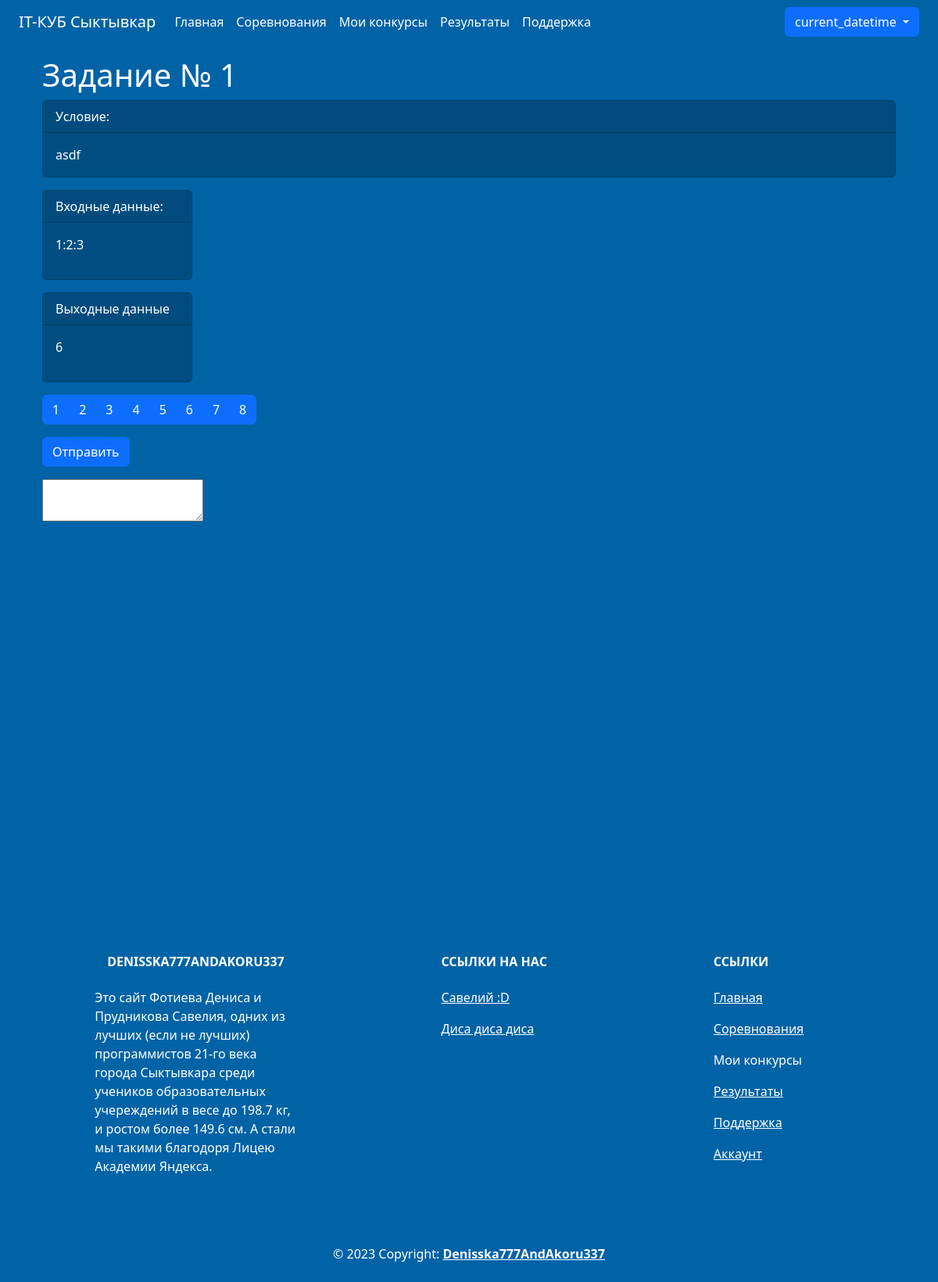
Screenshot of /contests/1/1 (signed in) with the database file from the repository.
### data/users.py (models this page shows, shortened)
class User(SqlAlchemyBase, UserMixin):
    __tablename__ = 'users'
    id = sqlalchemy.Column(sqlalchemy.Integer,
                           primary_key=True, autoincrement=True)
    login = sqlalchemy.Column(sqlalchemy.String, nullable=False)
    firstname = sqlalchemy.Column(sqlalchemy.String, nullable=False)
    surname = sqlalchemy.Column(sqlalchemy.String, nullable=False)
    patronymic = sqlalchemy.Column(sqlalchemy.String, nullable=False)
    job_title = sqlalchemy.Column(sqlalchemy.String, nullable=False)
    email = sqlalchemy.Column(sqlalchemy.String,
                              index=True, unique=True, nullable=False)
    hashed_password = sqlalchemy.Column(sqlalchemy.String, nullable=False)
    count_contests = sqlalchemy.Column(sqlalchemy.Integer, nullable=False, default=0)
    count_wins = sqlalchemy.Column(sqlalchemy.Integer, nullable=False, default=0)
    avatar = sqlalchemy.Column(sqlalchemy.String, nullable=True)
    created_date = sqlalchemy.Column(sqlalchemy.DateTime,
                                     default=datetime.now)

### data/tasks.py (models this page shows)
class Task(SqlAlchemyBase):
    __tablename__ = "tasks"
    id = sqlalchemy.Column(sqlalchemy.Integer,
                           primary_key=True, autoincrement=True)
    title = sqlalchemy.Column(sqlalchemy.String, nullable=False)
    description = sqlalchemy.Column(sqlalchemy.String, nullable=False)
    input = sqlalchemy.Column(sqlalchemy.String, nullable=False)
    output = sqlalchemy.Column(sqlalchemy.String, nullable=False)
    contest_id = sqlalchemy.Column(sqlalchemy.Integer,
                                   sqlalchemy.ForeignKey('contests.id'))
    author_id = sqlalchemy.Column(sqlalchemy.Integer, sqlalchemy.ForeignKey("teachers.user_id"))
    teacher = orm.relationship("Teacher")
    contests = orm.relationship('Contest')

### main.py (the view)
@app.route("/contests/<int:contest_id>/<int:task_id>")
@login_required
def contest_code(contest_id, task_id):
    db_sess = db_session.create_session()
    contest = db_sess.query(Contest).filter(Contest.id == contest_id).first()
    task = db_sess.query(Task).filter(Task.id == task_id).first()
    task_data = db_sess.query(Task).filter(Task.contest_id == contest_id).all()
    return render_template('contest_code.html',
                           title="Редактор кода",
                           contest=contest,
                           start_task=task,
                           tasks=task_data,
                           task_id=task_id)

### data/db_session.py (called while the page is built)
def create_session() -> Session:
    global __factory
    return __factory()

### main.py (called while the page is built)
@login_manager.user_loader
def load_user(user_id):
    db_sess = db_session.create_session()
    return db_sess.query(User).get(user_id)

### templates/contest_code.html (shortened to what this page needs)
{% extends "base.html" %}
{% block import %}
<link
        rel="stylesheet"
        href="https://cdnjs.cloudflare.com/ajax/libs/codemirror/5.25.0/codemirror.min.css"
/>
<link
        rel="stylesheet"
        href="https://cdnjs.cloudflare.com/ajax/libs/codemirror/5.63.3/theme/dracula.css"
/>
{% endblock %}
{% block content %}
<div class="container-fluid code-container mt-3">
    <div class="row mb-3 text-white">
        <div class="col">
            <h1>Задание № {{ task_id }}</h1>
            <div class="card card-background mb-3">
                <div class="card-header text-white">Условие:</div>
                <div class="card-body text-white">
                    <p class="card-text">{{ start_task.description }} </p>
                </div>
            </div>
            <div class="card card-background mb-3" style="width: 12rem;">
                <div class="card-header text-white">Входные данные:</div>
                <div class="card-body text-white">
                    {%for row in start_task.input.split("!!!")%}
                    <p>{{ row }}</p>
                    {%endfor%}
                </div>
            </div>
            <div class="card card-background mb-3" style="width: 12rem;">
                <div class="card-header text-white">Выходные данные</div>
                <div class="card-body text-white">
                    {%for row in start_task.output.split("!!!")%}
                    <p>{{ row }}</p>
                    {%endfor%}
                </div>
            </div>
            <div class="btn-toolbar" role="toolbar">
                <div class="btn-group me-2" role="group">
                    {% for task in tasks %}
                    <a href="{{ url_for('contest_code', contest_id=contest.id, task_id=task.id)}}"
                       class="btn btn-primary">{{ tasks.index(task) + 1}}</a>
                    {% endfor %}
                </div>
            </div>
        </div>
    </div>
    <div class="row mb-3">
        <div class="col-md-6">
            <button
                    id="run"
                    type="button"
                    onclick="evaluatePython()"
                    class="btn btn-primary"
            >
                Отправить
            </button>
        </div>
    </div>
    <div class="row codespace">
        <div class="col-md-6">
            <textarea id="code" name="code"></textarea>
        </div>
    </div>
</div>
{% endblock %}

### templates/base.html (shortened to what this page needs)
<!DOCTYPE html>
<html lang="ru">
<head>
    <link
            rel="stylesheet"
            href="https://stackpath.bootstrapcdn.com/bootstrap/4.4.1/css/bootstrap.min.css"
    />
    <link
            href="https://cdn.jsdelivr.net/npm/bootstrap@5.3.0-alpha3/dist/css/bootstrap.min.css"
            rel="stylesheet"
    />
    {% block import %} {% endblock %}
    <link rel="stylesheet" href="{{ url_for('static', filename='css/style.css') }}"/>
</head>
<body class="navbar-background">
<header class="container-fluid navbar-background">
    <nav class="navbar navbar-expand-lg navbar-background">
        <div class="container-fluid">
            <a class="navbar-brand text-white" href="{{ url_for('index') }}">IT-КУБ Сыктывкар</a>
            <div
                    class="collapse navbar-collapse justify-content-between"
                    id="navbarSupportedContent"
            >
                {% if current_user.is_authenticated %}
                <ul class="navbar-nav me-auto mb-2 mb-lg-0">
                    <li class="nav-item">
                        <a
                                class="nav-link active text-white"
                                aria-current="page"
                                href="{{ url_for('index') }}"
                        >Главная</a
                        >
                    </li>
                    <li class="nav-item">
                        <a class="nav-link text-white" href="{{ url_for('contests') }}">Соревнования</a>
                    </li>
                    {% if current_user.job_title == "teacher" %}
                    <li>
                        <a class="nav-link text-white" href="{{ url_for('contests_teacher') }}">Мои конкурсы</a>
                    </li>
                    {% else %}
                    <li>
                        <a class="nav-link text-white" href="{{ url_for('code') }}">Редактор кода</a>
                    </li>
                    {% endif %}
                    <li class="nav-item">
                        <a class="nav-link text-white" href="{{ url_for('results') }}">Результаты</a>
                    </li>
                    <li class="nav-item">
                        <a class="nav-link text-white" href="{{ url_for('help') }}">Поддержка</a>
                    </li>
                </ul>
                {% endif %}
                <div>
                    {% if current_user.is_authenticated %}
                    <div class="btn-group dropdown-center">
                        <button type="button" class="btn btn-primary dropdown-toggle"
                                data-bs-toggle="dropdown"
                                aria-expanded="false">
                            {{ current_user.login }}
                        </button>
                    </div>
                    {% else %}
                    <a class="btn btn-primary" href="{{ url_for('login') }}">Войти</a>
                    <a class="btn btn-primary" href="{{ url_for('register') }}">Регистрация</a>
                    {% endif %}
                </div>
            </div>
        </div>
    </nav>
</header>
<main role="main" class="container">
    {% block content %} {% endblock %}
</main>
<footer class="text-center text-lg-start navbar-background text-muted">
    <section
            class="d-flex justify-content-center justify-content-lg-between p-4"
    >
        <div class="container text-center text-md-start mt-5 text-white">
            <div class="row mt-3">
                <div class="col-md-3 col-lg-4 col-xl-3 mx-auto mb-4">
                    <h6 class="text-uppercase fw-bold mb-4">
                        Denisska777AndAkoru337
                    </h6>
                    <p>Это сайт Фотиева Дениса и Прудникова Савелия, одних из лучших (если не лучших)
                        программистов 21-го века города Сыктывкара среди учеников образовательных
                        учереждений в весе до
                        198.7 кг, и ростом более 149.6 см. А стали мы такими благодоря Лицею Академии
                        Яндекса. </p>
                </div>
                <div class="col-md-2 col-lg-2 col-xl-2 mx-auto mb-4">
                    <h6 class="text-uppercase fw-bold mb-4">Ссылки на нас</h6>
                    <p>
                        <a href="https://akoru.works/" class="text-reset">Савелий :D</a>
                    </p>
                    <p>
                        <a href="#!" class="text-reset">Диса диса диса</a>
                    </p>
                </div>
                <div class="col-md-3 col-lg-2 col-xl-2 mx-auto mb-4">
                    <h6 class="text-uppercase fw-bold mb-4">Ссылки</h6>
                    <p>
                        <a href="{{ url_for('index') }}" class="text-reset">Главная</a>
                    </p>
                    <p>
                        <a href="{{ url_for('contests') }}" class="text-reset">Соревнования</a>
                    </p>
                    {% if current_user.job_title == "teacher" %}
                    <p>
                        <a class="nav-link text-white" href="{{ url_for('contests_teacher') }}">Мои конкурсы</a>
                    </p>
                    {% else %}
                    <p>
                        <a class="nav-link text-white" href="{{ url_for('code') }}">Редактор кода</a>
                    </p>
                    {% endif %}
                    <p>
                        <a href="{{ url_for('results') }}" class="text-reset">Результаты</a>
                    </p>
                    <p>
                        <a href="{{ url_for('help') }}" class="text-reset">Поддержка</a>
                    </p>
                    <p>
                        {% if current_user.is_authenticated %}
                        <a class="text-reset text-white" href="{{ url_for('account', user_id=current_user.id) }}">Аккаунт</a>
                        {% endif %}
                    </p>
                </div>
            </div>
        </div>
    </section>
    <div class="text-center p-4 text-white">
        © 2023 Copyright:
        <a class="text-reset fw-bold" href="#">Denisska777AndAkoru337</a>
    </div>
</footer>
</body>
</html>

### static/css/style.css (style rules this page uses)
.navbar-background { background-color: #0063a6; }
.card-background { background-color: #004e81; }
.codespace { height: 65vh; }

### rows the page displays
User: login "current_datetime"
Task: description "asdf", input "1:2:3", tasks "1"
Task: tasks "2"
Task: tasks.index(task)+1 "3"
Task: tasks.index(task)+1 "4"
Task: tasks.index(task)+1 "5"
Task: tasks.index(task)+1 "6"
Task: tasks.index(task)+1 "7"
Task: tasks.index(task)+1 "8"

### other values shown
{{ task_id }} "1"
{{ row }} "6"
